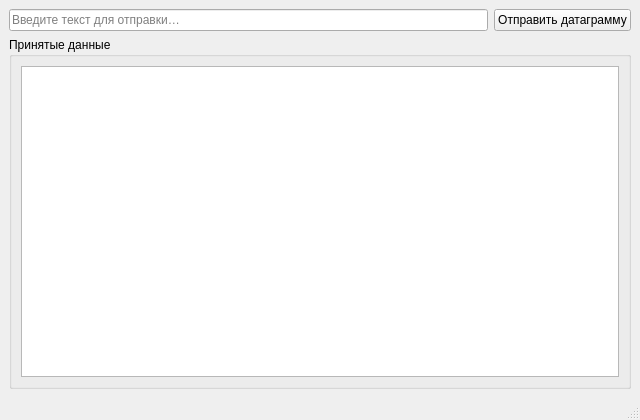
<?xml version="1.0" encoding="UTF-8"?>
<ui version="4.0">
 <class>MainWindow</class>
 <widget class="QMainWindow" name="MainWindow">
  <property name="geometry">
   <rect>
    <x>0</x>
    <y>0</y>
    <width>640</width>
    <height>420</height>
   </rect>
  </property>
  <property name="windowTitle">
   <string>UDP Клиент</string>
  </property>
  <widget class="QWidget" name="centralwidget">
   <layout class="QVBoxLayout" name="verticalLayout" stretch="0,1">
    <item>
     <layout class="QHBoxLayout" name="topLayout">
      <item>
       <widget class="QLineEdit" name="lineEditMessage">
        <property name="placeholderText">
         <string>Введите текст для отправки…</string>
        </property>
       </widget>
      </item>
      <item>
       <widget class="QPushButton" name="btnSend">
        <property name="text">
         <string>Отправить датаграмму</string>
        </property>
       </widget>
      </item>
     </layout>
    </item>
    <item>
     <widget class="QGroupBox" name="groupBox">
      <property name="title">
       <string>Принятые данные</string>
      </property>
      <layout class="QVBoxLayout" name="groupLayout">
       <item>
        <widget class="QListWidget" name="listReceived"/>
       </item>
      </layout>
     </widget>
    </item>
   </layout>
  </widget>
  <widget class="QMenuBar" name="menubar">
   <property name="geometry">
    <rect>
     <x>0</x>
     <y>0</y>
     <width>640</width>
     <height>23</height>
    </rect>
   </property>
  </widget>
  <widget class="QStatusBar" name="statusbar"/>
 </widget>
 <resources/>
 <connections/>
</ui>
